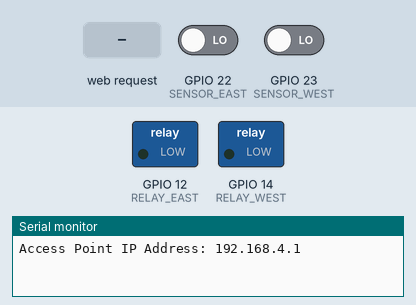
Bench run of a program on a simulated ESP32. Parts: switched loads named in the program (green lamp = pin HIGH), the last lines printed to the serial monitor. The test bench sets the inputs (shaded band); at power-on: GPIO 22 (SENSOR_EAST) LOW, GPIO 23 (SENSOR_WEST) LOW. The local clock reads 2024-03-15 10:24:30 at power-on unless the program sets it.

Above: at 1.2 s.
1.3 s: HTTP request GET /move?dir=east received
At 2.0 s:
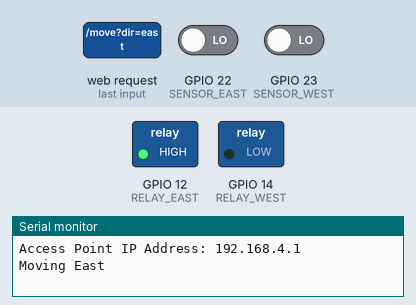
4.3 s: HTTP request GET /move?dir=stop received
At 5.5 s:
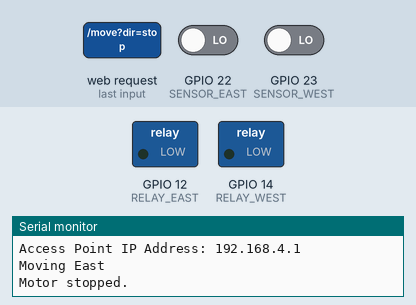
5.8 s: HTTP request GET /move?dir=west received
At 6.6 s:
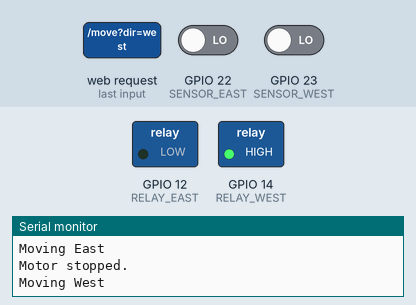
Timing chart, 0 to 8.3 s (numbered marks = the images above; inputs shaded):
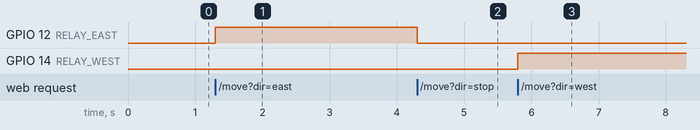

The program:

main.cpp
```cpp
#include <Arduino.h>

#include <WiFi.h>
#include <WebServer.h>
#include <RtcDS1302.h>
#include <ThreeWire.h>

// ----------------------- Configuration -----------------------
const char *ssid = "solar_track";
const char *password = "admin70503";

const int RELAY_EAST = 12;
const int RELAY_WEST = 14;
const int SENSOR_EAST = 22;
const int SENSOR_WEST = 23;

bool autoMode = true;
int morningStartHour = 7;
int nightReturnHour = 18;
int stepInterval = 30;
int motorStepTime = 1000; // متغير يمكن تحديثه أثناء التشغيل

bool isMovingEast = false;
bool isMovingWest = false;

unsigned long lastMoveTime = 0; // Stores last movement time
bool returningToEast = false;   // Track if we returned to East

ThreeWire myWire(15, 2, 4); //  DAT = GPIO15, CLK= GPIO2, RST = GPIO4
RtcDS1302<ThreeWire> Rtc(myWire);
WebServer server(80);

// ----------------------- WiFi Access Point Setup -----------------------
void setupWiFi()
{
  WiFi.softAP(ssid, password);
  Serial.print("Access Point IP Address: ");
  Serial.println(WiFi.softAPIP());
}

// ----------------------- Motor Control Functions -----------------------
void moveEast()
{
  if (digitalRead(SENSOR_EAST) == HIGH)
  {
    Serial.println("East limit reached");
    return;
  }
  if (isMovingWest)
  {
    Serial.println("Cannot move East while West is active!");
    return;
  }

  Serial.println("Moving East");
  digitalWrite(RELAY_EAST, HIGH);
  digitalWrite(RELAY_WEST, LOW); // تأكد من إيقاف الاتجاه الآخر
  isMovingEast = true;
  isMovingWest = false;
}

void moveWest()
{
  if (digitalRead(SENSOR_WEST) == HIGH)
  {
    Serial.println("West limit reached");
    return;
  }
  if (isMovingEast)
  {
    Serial.println("Cannot move West while East is active!");
    return;
  }

  Serial.println("Moving West");
  digitalWrite(RELAY_WEST, HIGH);
  digitalWrite(RELAY_EAST, LOW); // تأكد من إيقاف الاتجاه الآخر
  isMovingWest = true;
  isMovingEast = false;
}

void stopMotor()
{
  digitalWrite(RELAY_EAST, LOW);
  digitalWrite(RELAY_WEST, LOW);
  isMovingEast = false;
  isMovingWest = false;
  Serial.println("Motor stopped.");
}

// ----------------------- Web Server Handlers -----------------------
void handleRoot()
{
  RtcDateTime now = Rtc.GetDateTime();
  char timeBuffer[20];
  sprintf(timeBuffer, "%02d:%02d:%02d", now.Hour(), now.Minute(), now.Second());

  String html = "<!DOCTYPE html><html><head><title>Solar Controller</title>"
                "<meta name='viewport' content='width=device-width, initial-scale=1'>"
                "<style>"
                "body {text-align:center; font-family:Arial, sans-serif; background:#f4f4f4; color:#333; padding:20px;}"
                "h1 {color:#007bff; margin-bottom: 10px;}"
                ".container {max-width: 600px; margin: auto; background: white; padding: 20px; border-radius: 10px; box-shadow: 0px 0px 10px rgba(0,0,0,0.1);}"
                ".btn {display: inline-block; padding: 10px 20px; margin: 10px; border: none; cursor: pointer; color: white; border-radius: 5px; font-size: 16px; text-decoration: none;}"
                ".btn.east {background: #28a745;}"
                ".btn.west {background: #dc3545;}"
                ".btn.stop {background: #ffc107; color: #000;}"
                ".btn.time {background: #17a2b8;}"
                ".settings-box {padding: 15px; background: #f8f9fa; border-radius: 10px; margin-top: 20px; text-align: left;}"
                "form {margin-top: 20px;}"
                "label {display: block; margin: 8px 0; font-weight: bold;}"
                "input {width: 100%; padding: 8px; margin: 5px 0; border: 1px solid #ccc; border-radius: 5px;}"
                "input[type='submit'] {width: auto; padding: 10px 15px; cursor: pointer;}"
                "</style></head><body>"
                "<div class='container'>"
                "<h1>Solar Panel Controller</h1>"
                "<p><strong>Current Time:</strong> " +
                String(timeBuffer) + "</p>"
                                     "<a href='/move?dir=east' class='btn east'>Move East</a>"
                                     "<a href='/move?dir=west' class='btn west'>Move West</a>"
                                     "<a href='/move?dir=stop' class='btn stop'>Stop</a>"
                                     "<div class='settings-box'>"
                                     "<h2>Auto Mode</h2>"
                                     "<form action='/settings' method='POST'>"
                                     "<label>Auto Mode: <input type='checkbox' name='autoMode' " +
                (autoMode ? "checked" : "") + "></label>"
                                              "<input type='submit' value='Update Auto Mode' class='btn'></form>"
                                              "</div>"
                                              "<div class='settings-box'>"
                                              "<h2>Set Time</h2>"
                                              "<form action='/settime' method='POST'>"
                                              "<label>Hour: <input type='number' name='hour' min='0' max='23'></label>"
                                              "<label>Minute: <input type='number' name='minute' min='0' max='59'></label>"
                                              "<label>Second: <input type='number' name='second' min='0' max='59'></label>"
                                              "<label>Day: <input type='number' name='day' min='1' max='31'></label>"
                                              "<label>Month: <input type='number' name='month' min='1' max='12'></label>"
                                              "<label>Year: <input type='number' name='year' min='2020' max='2099'></label>"
                                              "<input type='submit' value='Set Time' class='btn time'></form>"
                                              "</div>"
                                              "</div></body></html>";
  server.send(200, "text/html", html);
}
//--------------------
void handleMove()
{
  String direction = server.arg("dir");
  if (direction == "east")
    moveEast();
  else if (direction == "west")
    moveWest();
  else if (direction == "stop")
    stopMotor();
  server.sendHeader("Location", "/", true);
  server.send(302, "text/plain", "Redirecting...");
}

void handleSettings()
{
  autoMode = server.arg("autoMode") == "on";
  morningStartHour = server.arg("morningStart").toInt();
  nightReturnHour = server.arg("nightReturn").toInt();
  stepInterval = server.arg("stepInterval").toInt();

  if (server.hasArg("motorStepTime"))
  {
    motorStepTime = server.arg("motorStepTime").toInt();
    Serial.print("New Motor Step Time: ");
    Serial.println(motorStepTime);
  }

  server.sendHeader("Location", "/", true);
  server.send(302, "text/plain", "Settings updated");
}

void handleSetTime()
{
  RtcDateTime newTime(server.arg("year").toInt(), server.arg("month").toInt(), server.arg("day").toInt(),
                      server.arg("hour").toInt(), server.arg("minute").toInt(), server.arg("second").toInt());
  Rtc.SetDateTime(newTime);
  server.sendHeader("Location", "/", true);
  server.send(302, "text/plain", "Time Updated");
}

// ----------------------- Setup and Loop -----------------------
void setup()
{
  Serial.begin(115200);

  pinMode(RELAY_EAST, OUTPUT);
  pinMode(RELAY_WEST, OUTPUT);
  pinMode(SENSOR_EAST, INPUT_PULLDOWN); // NO: استخدم PULLDOWN
  pinMode(SENSOR_WEST, INPUT_PULLDOWN); // NO: استخدم PULLDOWN
  digitalWrite(RELAY_EAST, LOW);
  digitalWrite(RELAY_WEST, LOW);

  setupWiFi();
  Rtc.Begin();
  server.on("/", handleRoot);
  server.on("/move", handleMove);
  server.on("/settings", HTTP_POST, handleSettings);
  server.on("/settime", HTTP_POST, handleSetTime);
  server.begin();
}

void loop()
{
  server.handleClient(); // معالجة الطلبات دائمًا

  // تحديث الوقت من RTC
  RtcDateTime now = Rtc.GetDateTime();
  int currentHour = now.Hour();
  unsigned long currentMillis = millis();

  // منع تشغيل الريليهات معًا
  if (isMovingEast && isMovingWest)
  {
    stopMotor();
    Serial.println("⚠️ Error: Both relays active! Stopping motor.");
  }

  // **الوضع التلقائي**
  if (autoMode)
  {
    // 🌞 **الصباح: التحرك شرقًا بفواصل زمنية**
    // الصباح: التحرك غربًا بفواصل زمنية
    if (currentHour >= morningStartHour && currentHour < nightReturnHour)
    {
      returningToEast = false; // إعادة ضبط حالة العودة الليلية

      if (!isMovingEast && !isMovingWest && (currentMillis - lastMoveTime >= (stepInterval * 60000)))
      {
        Serial.println("🌞 Auto Mode: Moving West Step");
        moveWest();              // تشغيل المحرك غربًا
        delay(motorStepTime);    // الاستمرار بالحركة لمدة محددة
        stopMotor();             // التوقف بعد الفترة المحددة
        lastMoveTime = millis(); // تحديث وقت الحركة الأخيرة
      }
    }

    // 🌙 **الليل: العودة إلى الشرق حتى الوصول إلى المستشعر**
    else if (currentHour >= nightReturnHour && !returningToEast)
    {
      Serial.println("🌙 Auto Mode: Returning to East");

      // الاستمرار في التحرك شرقًا حتى يلمس الحساس الشرقي
      if (digitalRead(SENSOR_EAST) == LOW)
      {
        Serial.println("🌙 Moving East to return to start position...");
        moveEast(); // تأكد أننا نتحرك شرقًا وليس غربًا
      }
      else
      {
        Serial.println("✅ Reached East Position - Stopping motor");
        stopMotor();
        returningToEast = true; // تأكيد العودة وعدم تكرار العملية
      }
    }
  }
}
```

Measured:
- after the input at 1.3 s, GPIO 12 (RELAY_EAST): LOW → HIGH at once
- after the input at 4.3 s, GPIO 12 (RELAY_EAST): HIGH → LOW at once
- after the input at 5.8 s, GPIO 14 (RELAY_WEST): LOW → HIGH at once
